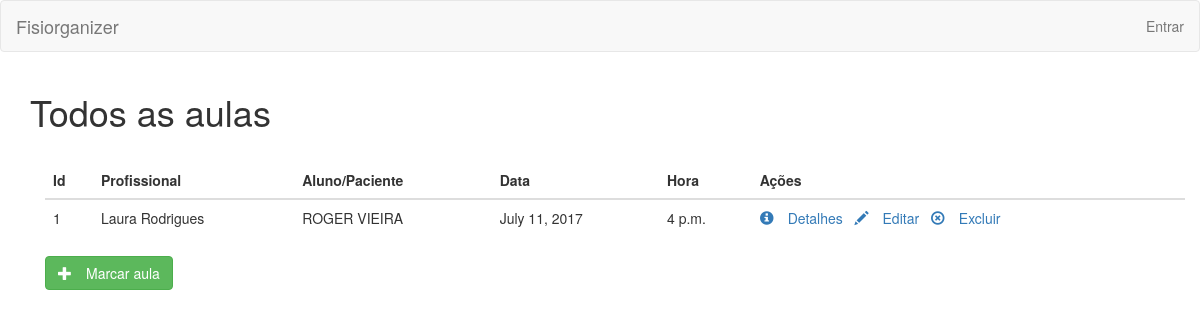
Page /session/list on the committed database.
### Fisiorganizer_SITE/models.py (models this page shows, shortened)
class Session(models.Model):
    id = models.AutoField(primary_key=True)
    id_modality = models.ForeignKey(Modality)
    id_instructor = models.ForeignKey(User)
    id_customer = models.ForeignKey(Customer)
    date = models.DateField()
    time = models.TimeField()

class Customer(models.Model):
    id = models.AutoField(primary_key=True)
    name = models.CharField(max_length=50, blank=False, default='')
    surname = models.CharField(max_length=150, blank=True)
    address = models.CharField(max_length=150, blank=True)
    city = models.CharField(max_length=25)
    cellphone = models.PositiveIntegerField(blank=False, null=False)
    CEP = models.PositiveIntegerField(blank=True, null=True)
    age = models.IntegerField(blank=False)
    details = models.TextField(max_length=500, blank=True)

### Fisiorganizer_SITE/views/session_view.py (the view)
# urls.py: url(r'^session/list', session_view.list, name='session_list'),
def list(request):
    sessions = Session.objects.all()
    return render(request, 'session/session_list.html', {'sessions': sessions})

### Fisiorganizer_SITE/templates/session/session_list.html (shortened to what this page needs)
<!DOCTYPE html>
<html lang="en">
{% extends "header.html" %}
{% load widget_tweaks %}
{% load static %}
{% block content %}
<head>
</head>
<body>
<h1>Todos as aulas</h1>
<br>
<div class="container">
    <table id="customersTable" class="table">
        <thead>
        <tr>
            <th>Id</th>
            <th>Profissional</th>
            <th>Aluno/Paciente</th>
            <th>Data</th>
            <th>Hora</th>
            <th>Ações</th>
        </tr>
        </thead>
        <tbody>
        {% for s in sessions %}
        <tr>
            <td>
                {{ s.id }}
            </td>
            <td>
                {{ s.id_instructor.first_name }} {{ s.id_instructor.last_name }}
            </td>
            <td>
                {{ s.id_customer.name }} {{ s.id_customer.surname }}
            </td>
            <td>
                {{ s.date }}
            </td>
           <td>
                {{ s.time }}
            </td>
            <td>
                <a href="{% url 'session_details' id=s.id %}" class="" role="button">
                    <span class="glyphicon glyphicon-info-sign" aria-hidden="true">&nbsp;</span>Detalhes
                </a>
                <span>&nbsp;</span>
                <a href="{% url 'session_edit' id=s.id %}" class="" role="button">
                    <span class="glyphicon glyphicon-pencil" aria-hidden="true">&nbsp;</span>Editar
                </a>
                <span>&nbsp;</span>
                <a class="" role="button" name="delete" data-id="{{ s.id }}">
                    <span class="glyphicon glyphicon-remove-circle" aria-hidden="true">&nbsp;</span>Excluir
                </a>
            </td>
        </tr>
        {% endfor %}
        </tbody>
    </table>
    <a href="{% url 'session_create' %}" id="id_add_session" class="btn btn-success" role="button">
        <span class="glyphicon glyphicon-plus" aria-hidden="true">&nbsp;</span>Marcar aula
    </a>
</div>
</body>
</html>
{% endblock %}

### rows in the picture
Session: id "1", id_instructor.first_name "Laura", id_instructor.last_name "Rodrigues", id_customer.name "ROGER", id_customer.surname "VIEIRA", date "July 11, 2017", time "4 p.m."
